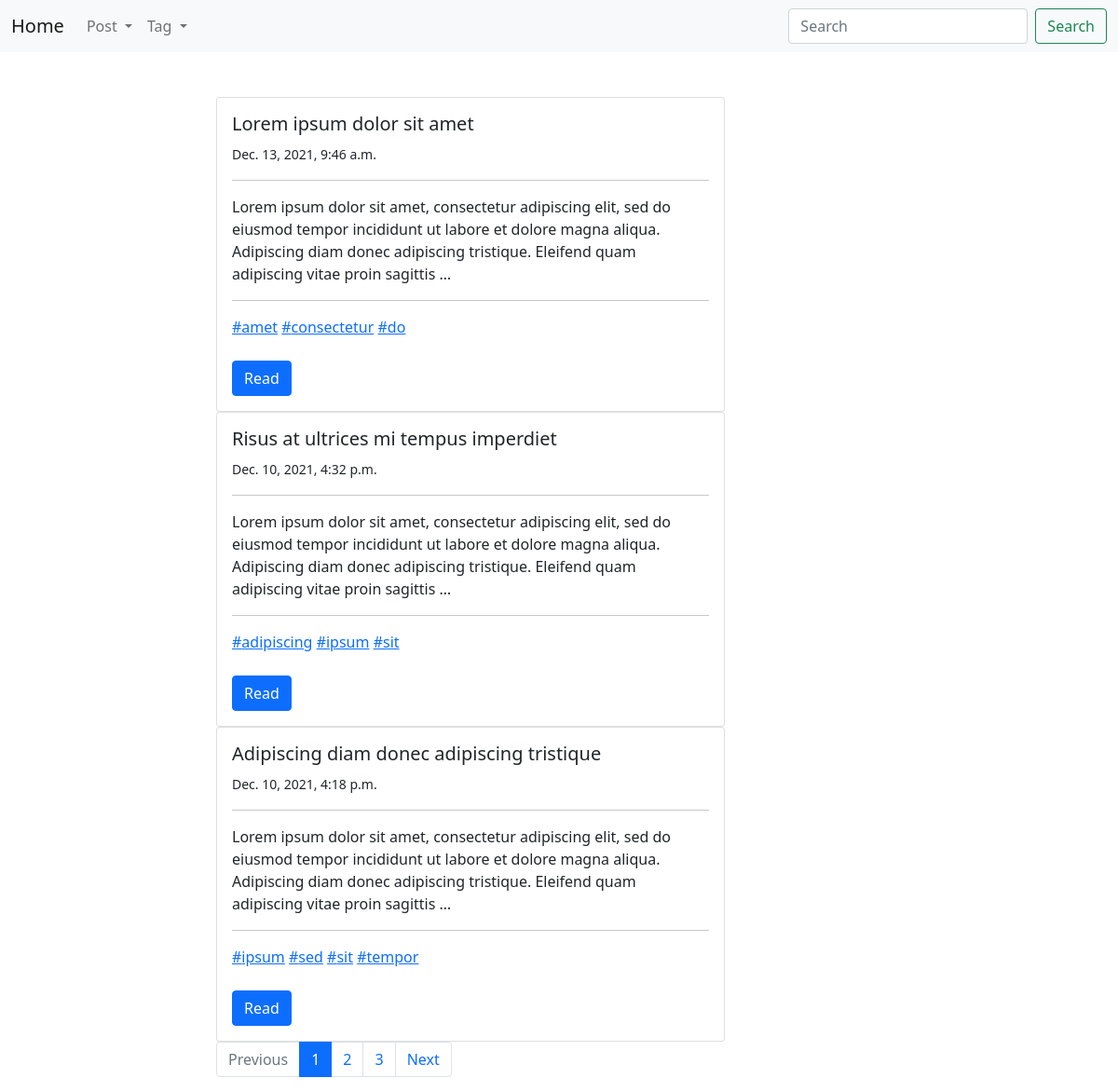
The page / on the database its author committed.
### blog/models.py (models this page shows, shortened)
class Post(models.Model):
	title = models.CharField(max_length = 150, db_index = True)
	slug = models.SlugField(max_length = 150, unique = True)
	text = models.TextField(blank = True, db_index = True)
	tags = models.ManyToManyField('Tag', blank = True, related_name = 'posts')
	date = models.DateTimeField(auto_now_add = True)
	def get_absolute_url(self):
		return reverse('detail_post_url', kwargs={'slug': self.slug})
	class Meta:
		ordering = ['-date']

class Tag(models.Model):
	title = models.CharField(max_length = 50, db_index = True)
	slug = models.SlugField(max_length = 50, unique = True)
	def get_absolute_url(self):
		return reverse('detail_tag_url', kwargs={'slug': self.slug })
	class Meta:
		ordering = ['title']

### blog/views.py (the view)
# urls.py: path('', all_post, name='all_post_url'),
def all_post (request):
	search_query = request.GET.get('search', '')
	if search_query:
		posts = Post.objects.filter(Q(title__icontains=search_query) | Q(text__icontains=search_query))
	else:
		posts = Post.objects.all()
	paginator = Paginator(posts, 3)
	page_number = request.GET.get('page', 1)
	page = paginator.get_page(page_number)
	is_paginated = page.has_other_pages()
	prev_url = None
	next_url = None
	if page.has_previous():
		prev_url = "?page={}".format(page.previous_page_number())
	if page.has_next():
		next_url = "?page={}".format(page.next_page_number())
	context = {
		'page': page,
		'is_paginated': is_paginated,
		'prev_url': prev_url,
		'next_url': next_url
	}
	return render(request, 'all_post.html', context)

### templates/all_post.html (shortened to what this page needs)
{% extends 'index.html' %}
{% block content %}
	{% for post in page.object_list %}
	<div class="card">
		<div class="card-body">
			<h5 class="card-title">{{ post.title }}</h5>
			<small class="card-text">{{post.date}}</small>
			<hr>
			<p class="card-text">{{ post.text|truncatewords:30 }}</p>
			<hr>
			{% for tag in post.tags.all %}
				<a href="{{ tag.get_absolute_url }}">#{{tag.title}}</a>
			{% endfor %}
			<br>
			<br>
			<a href="{{ post.get_absolute_url }}" class="btn btn-primary">Read</a>
		</div>
	</div>
	{% endfor %}
{% endblock %}

### rows shown on the page
Post: title "Lorem ipsum dolor sit amet", date "Dec. 13, 2021, 9:46 a.m.", text "Lorem ipsum dolor sit amet, consectetur adipiscing elit, sed do eiusmod tempor incididunt ut labore et dolore magna aliqua. Adipiscing diam donec adipiscing tristique. Eleifend quam adipiscing vitae proin sagittis …"
Tag: title "amet"
Tag: title "consectetur"
Tag: title "do"
Post: title "Risus at ultrices mi tempus imperdiet", date "Dec. 10, 2021, 4:32 p.m.", text "Lorem ipsum dolor sit amet, consectetur adipiscing elit, sed do eiusmod tempor incididunt ut labore et dolore magna aliqua. Adipiscing diam donec adipiscing tristique. Eleifend quam adipiscing vitae proin sagittis …"
Tag: title "adipiscing"
Tag: title "ipsum"
Tag: title "sit"
Post: title "Adipiscing diam donec adipiscing tristique", date "Dec. 10, 2021, 4:18 p.m.", text "Lorem ipsum dolor sit amet, consectetur adipiscing elit, sed do eiusmod tempor incididunt ut labore et dolore magna aliqua. Adipiscing diam donec adipiscing tristique. Eleifend quam adipiscing vitae proin sagittis …"
Tag: title "sed"
Tag: title "tempor"

### other values the page prints
{{ n }} "1"
{{ n }} "2" "3"
